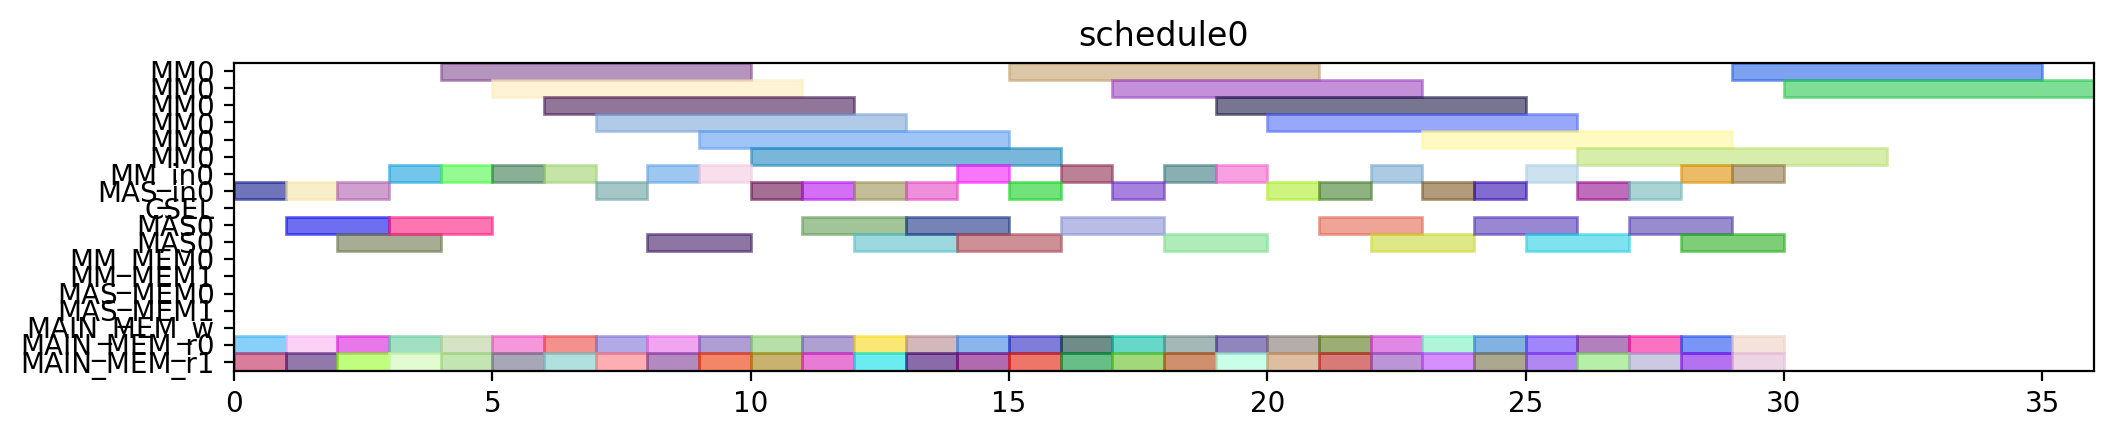

Write Python code to recreate this figure.
from pyschedule import Scenario, solvers, plotters, alt


def solve():
	horizon = 120
	S = Scenario("schedule0", horizon=horizon)

	# resource
	MM = S.Resources('MM', num=1, size=6)
	MM_in = S.Resources('MM_in', num=1)
	MAS_in = S.Resources('MAS_in', num=1)
	CSEL = S.Resource('CSEL')
	MAS = S.Resources('MAS', num=1, size=2, periods=range(1, horizon))
	MM_MEM = S.Resources('MM_MEM', num=2)
	MAS_MEM = S.Resources('MAS_MEM', num=2)
	MAIN_MEM_w = S.Resource('MAIN_MEM_w', size=1)
	MAIN_MEM_r = S.Resources('MAIN_MEM_r', num=2)

	# result of previous scheduling

	# new tasks
	t1_t0 = S.Task('t1_t0', length=6, delay_cost=1)
	t1_t0 += alt(MM)
	t1_t0_in = S.Task('t1_t0_in', length=1, delay_cost=1)
	t1_t0_in += alt(MM_in)
	S += t1_t0_in*MM_in[0]<=t1_t0*MM[0]
	t1_t0_mem0 = S.Task('t1_t0_mem0', length=1, delay_cost=1)
	t1_t0_mem0 += MAIN_MEM_r[0]
	S += t1_t0_mem0 <= t1_t0

	t1_t0_mem1 = S.Task('t1_t0_mem1', length=1, delay_cost=1)
	t1_t0_mem1 += MAIN_MEM_r[1]
	S += t1_t0_mem1 <= t1_t0

	t1_t1 = S.Task('t1_t1', length=6, delay_cost=1)
	t1_t1 += alt(MM)
	t1_t1_in = S.Task('t1_t1_in', length=1, delay_cost=1)
	t1_t1_in += alt(MM_in)
	S += t1_t1_in*MM_in[0]<=t1_t1*MM[0]
	t1_t1_mem0 = S.Task('t1_t1_mem0', length=1, delay_cost=1)
	t1_t1_mem0 += MAIN_MEM_r[0]
	S += t1_t1_mem0 <= t1_t1

	t1_t1_mem1 = S.Task('t1_t1_mem1', length=1, delay_cost=1)
	t1_t1_mem1 += MAIN_MEM_r[1]
	S += t1_t1_mem1 <= t1_t1

	t1_t2 = S.Task('t1_t2', length=2, delay_cost=1)
	t1_t2 += alt(MAS)
	t1_t2_in = S.Task('t1_t2_in', length=1, delay_cost=1)
	t1_t2_in += alt(MAS_in)
	S += t1_t2_in*MAS_in[0]<=t1_t2*MAS[0]

	t1_t2_mem0 = S.Task('t1_t2_mem0', length=1, delay_cost=1)
	t1_t2_mem0 += MAIN_MEM_r[0]
	S += t1_t2_mem0 <= t1_t2

	t1_t2_mem1 = S.Task('t1_t2_mem1', length=1, delay_cost=1)
	t1_t2_mem1 += MAIN_MEM_r[1]
	S += t1_t2_mem1 <= t1_t2

	t1_t3 = S.Task('t1_t3', length=2, delay_cost=1)
	t1_t3 += alt(MAS)
	t1_t3_in = S.Task('t1_t3_in', length=1, delay_cost=1)
	t1_t3_in += alt(MAS_in)
	S += t1_t3_in*MAS_in[0]<=t1_t3*MAS[0]

	t1_t3_mem0 = S.Task('t1_t3_mem0', length=1, delay_cost=1)
	t1_t3_mem0 += MAIN_MEM_r[0]
	S += t1_t3_mem0 <= t1_t3

	t1_t3_mem1 = S.Task('t1_t3_mem1', length=1, delay_cost=1)
	t1_t3_mem1 += MAIN_MEM_r[1]
	S += t1_t3_mem1 <= t1_t3

	t2_t0 = S.Task('t2_t0', length=6, delay_cost=1)
	t2_t0 += alt(MM)
	t2_t0_in = S.Task('t2_t0_in', length=1, delay_cost=1)
	t2_t0_in += alt(MM_in)
	S += t2_t0_in*MM_in[0]<=t2_t0*MM[0]
	t2_t0_mem0 = S.Task('t2_t0_mem0', length=1, delay_cost=1)
	t2_t0_mem0 += MAIN_MEM_r[0]
	S += t2_t0_mem0 <= t2_t0

	t2_t0_mem1 = S.Task('t2_t0_mem1', length=1, delay_cost=1)
	t2_t0_mem1 += MAIN_MEM_r[1]
	S += t2_t0_mem1 <= t2_t0

	t2_t1 = S.Task('t2_t1', length=6, delay_cost=1)
	t2_t1 += alt(MM)
	t2_t1_in = S.Task('t2_t1_in', length=1, delay_cost=1)
	t2_t1_in += alt(MM_in)
	S += t2_t1_in*MM_in[0]<=t2_t1*MM[0]
	t2_t1_mem0 = S.Task('t2_t1_mem0', length=1, delay_cost=1)
	t2_t1_mem0 += MAIN_MEM_r[0]
	S += t2_t1_mem0 <= t2_t1

	t2_t1_mem1 = S.Task('t2_t1_mem1', length=1, delay_cost=1)
	t2_t1_mem1 += MAIN_MEM_r[1]
	S += t2_t1_mem1 <= t2_t1

	t2_t2 = S.Task('t2_t2', length=2, delay_cost=1)
	t2_t2 += alt(MAS)
	t2_t2_in = S.Task('t2_t2_in', length=1, delay_cost=1)
	t2_t2_in += alt(MAS_in)
	S += t2_t2_in*MAS_in[0]<=t2_t2*MAS[0]

	t2_t2_mem0 = S.Task('t2_t2_mem0', length=1, delay_cost=1)
	t2_t2_mem0 += MAIN_MEM_r[0]
	S += t2_t2_mem0 <= t2_t2

	t2_t2_mem1 = S.Task('t2_t2_mem1', length=1, delay_cost=1)
	t2_t2_mem1 += MAIN_MEM_r[1]
	S += t2_t2_mem1 <= t2_t2

	t2_t3 = S.Task('t2_t3', length=2, delay_cost=1)
	t2_t3 += alt(MAS)
	t2_t3_in = S.Task('t2_t3_in', length=1, delay_cost=1)
	t2_t3_in += alt(MAS_in)
	S += t2_t3_in*MAS_in[0]<=t2_t3*MAS[0]

	t2_t3_mem0 = S.Task('t2_t3_mem0', length=1, delay_cost=1)
	t2_t3_mem0 += MAIN_MEM_r[0]
	S += t2_t3_mem0 <= t2_t3

	t2_t3_mem1 = S.Task('t2_t3_mem1', length=1, delay_cost=1)
	t2_t3_mem1 += MAIN_MEM_r[1]
	S += t2_t3_mem1 <= t2_t3

	t0_t0 = S.Task('t0_t0', length=6, delay_cost=1)
	t0_t0 += alt(MM)
	t0_t0_in = S.Task('t0_t0_in', length=1, delay_cost=1)
	t0_t0_in += alt(MM_in)
	S += t0_t0_in*MM_in[0]<=t0_t0*MM[0]
	t0_t0_mem0 = S.Task('t0_t0_mem0', length=1, delay_cost=1)
	t0_t0_mem0 += MAIN_MEM_r[0]
	S += t0_t0_mem0 <= t0_t0

	t0_t0_mem1 = S.Task('t0_t0_mem1', length=1, delay_cost=1)
	t0_t0_mem1 += MAIN_MEM_r[1]
	S += t0_t0_mem1 <= t0_t0

	t0_t1 = S.Task('t0_t1', length=6, delay_cost=1)
	t0_t1 += alt(MM)
	t0_t1_in = S.Task('t0_t1_in', length=1, delay_cost=1)
	t0_t1_in += alt(MM_in)
	S += t0_t1_in*MM_in[0]<=t0_t1*MM[0]
	t0_t1_mem0 = S.Task('t0_t1_mem0', length=1, delay_cost=1)
	t0_t1_mem0 += MAIN_MEM_r[0]
	S += t0_t1_mem0 <= t0_t1

	t0_t1_mem1 = S.Task('t0_t1_mem1', length=1, delay_cost=1)
	t0_t1_mem1 += MAIN_MEM_r[1]
	S += t0_t1_mem1 <= t0_t1

	t0_t2 = S.Task('t0_t2', length=2, delay_cost=1)
	t0_t2 += alt(MAS)
	t0_t2_in = S.Task('t0_t2_in', length=1, delay_cost=1)
	t0_t2_in += alt(MAS_in)
	S += t0_t2_in*MAS_in[0]<=t0_t2*MAS[0]

	t0_t2_mem0 = S.Task('t0_t2_mem0', length=1, delay_cost=1)
	t0_t2_mem0 += MAIN_MEM_r[0]
	S += t0_t2_mem0 <= t0_t2

	t0_t2_mem1 = S.Task('t0_t2_mem1', length=1, delay_cost=1)
	t0_t2_mem1 += MAIN_MEM_r[1]
	S += t0_t2_mem1 <= t0_t2

	t0_t3 = S.Task('t0_t3', length=2, delay_cost=1)
	t0_t3 += alt(MAS)
	t0_t3_in = S.Task('t0_t3_in', length=1, delay_cost=1)
	t0_t3_in += alt(MAS_in)
	S += t0_t3_in*MAS_in[0]<=t0_t3*MAS[0]

	t0_t3_mem0 = S.Task('t0_t3_mem0', length=1, delay_cost=1)
	t0_t3_mem0 += MAIN_MEM_r[0]
	S += t0_t3_mem0 <= t0_t3

	t0_t3_mem1 = S.Task('t0_t3_mem1', length=1, delay_cost=1)
	t0_t3_mem1 += MAIN_MEM_r[1]
	S += t0_t3_mem1 <= t0_t3

	t4_t0_t0 = S.Task('t4_t0_t0', length=6, delay_cost=1)
	t4_t0_t0 += alt(MM)
	t4_t0_t0_in = S.Task('t4_t0_t0_in', length=1, delay_cost=1)
	t4_t0_t0_in += alt(MM_in)
	S += t4_t0_t0_in*MM_in[0]<=t4_t0_t0*MM[0]
	t4_t0_t0_mem0 = S.Task('t4_t0_t0_mem0', length=1, delay_cost=1)
	t4_t0_t0_mem0 += MAIN_MEM_r[0]
	S += t4_t0_t0_mem0 <= t4_t0_t0

	t4_t0_t0_mem1 = S.Task('t4_t0_t0_mem1', length=1, delay_cost=1)
	t4_t0_t0_mem1 += MAIN_MEM_r[1]
	S += t4_t0_t0_mem1 <= t4_t0_t0

	t4_t0_t1 = S.Task('t4_t0_t1', length=6, delay_cost=1)
	t4_t0_t1 += alt(MM)
	t4_t0_t1_in = S.Task('t4_t0_t1_in', length=1, delay_cost=1)
	t4_t0_t1_in += alt(MM_in)
	S += t4_t0_t1_in*MM_in[0]<=t4_t0_t1*MM[0]
	t4_t0_t1_mem0 = S.Task('t4_t0_t1_mem0', length=1, delay_cost=1)
	t4_t0_t1_mem0 += MAIN_MEM_r[0]
	S += t4_t0_t1_mem0 <= t4_t0_t1

	t4_t0_t1_mem1 = S.Task('t4_t0_t1_mem1', length=1, delay_cost=1)
	t4_t0_t1_mem1 += MAIN_MEM_r[1]
	S += t4_t0_t1_mem1 <= t4_t0_t1

	t4_t0_t2 = S.Task('t4_t0_t2', length=2, delay_cost=1)
	t4_t0_t2 += alt(MAS)
	t4_t0_t2_in = S.Task('t4_t0_t2_in', length=1, delay_cost=1)
	t4_t0_t2_in += alt(MAS_in)
	S += t4_t0_t2_in*MAS_in[0]<=t4_t0_t2*MAS[0]

	t4_t0_t2_mem0 = S.Task('t4_t0_t2_mem0', length=1, delay_cost=1)
	t4_t0_t2_mem0 += MAIN_MEM_r[0]
	S += t4_t0_t2_mem0 <= t4_t0_t2

	t4_t0_t2_mem1 = S.Task('t4_t0_t2_mem1', length=1, delay_cost=1)
	t4_t0_t2_mem1 += MAIN_MEM_r[1]
	S += t4_t0_t2_mem1 <= t4_t0_t2

	t4_t0_t3 = S.Task('t4_t0_t3', length=2, delay_cost=1)
	t4_t0_t3 += alt(MAS)
	t4_t0_t3_in = S.Task('t4_t0_t3_in', length=1, delay_cost=1)
	t4_t0_t3_in += alt(MAS_in)
	S += t4_t0_t3_in*MAS_in[0]<=t4_t0_t3*MAS[0]

	t4_t0_t3_mem0 = S.Task('t4_t0_t3_mem0', length=1, delay_cost=1)
	t4_t0_t3_mem0 += MAIN_MEM_r[0]
	S += t4_t0_t3_mem0 <= t4_t0_t3

	t4_t0_t3_mem1 = S.Task('t4_t0_t3_mem1', length=1, delay_cost=1)
	t4_t0_t3_mem1 += MAIN_MEM_r[1]
	S += t4_t0_t3_mem1 <= t4_t0_t3

	t4_t1_t0 = S.Task('t4_t1_t0', length=6, delay_cost=1)
	t4_t1_t0 += alt(MM)
	t4_t1_t0_in = S.Task('t4_t1_t0_in', length=1, delay_cost=1)
	t4_t1_t0_in += alt(MM_in)
	S += t4_t1_t0_in*MM_in[0]<=t4_t1_t0*MM[0]
	t4_t1_t0_mem0 = S.Task('t4_t1_t0_mem0', length=1, delay_cost=1)
	t4_t1_t0_mem0 += MAIN_MEM_r[0]
	S += t4_t1_t0_mem0 <= t4_t1_t0

	t4_t1_t0_mem1 = S.Task('t4_t1_t0_mem1', length=1, delay_cost=1)
	t4_t1_t0_mem1 += MAIN_MEM_r[1]
	S += t4_t1_t0_mem1 <= t4_t1_t0

	t4_t1_t1 = S.Task('t4_t1_t1', length=6, delay_cost=1)
	t4_t1_t1 += alt(MM)
	t4_t1_t1_in = S.Task('t4_t1_t1_in', length=1, delay_cost=1)
	t4_t1_t1_in += alt(MM_in)
	S += t4_t1_t1_in*MM_in[0]<=t4_t1_t1*MM[0]
	t4_t1_t1_mem0 = S.Task('t4_t1_t1_mem0', length=1, delay_cost=1)
	t4_t1_t1_mem0 += MAIN_MEM_r[0]
	S += t4_t1_t1_mem0 <= t4_t1_t1

	t4_t1_t1_mem1 = S.Task('t4_t1_t1_mem1', length=1, delay_cost=1)
	t4_t1_t1_mem1 += MAIN_MEM_r[1]
	S += t4_t1_t1_mem1 <= t4_t1_t1

	t4_t1_t2 = S.Task('t4_t1_t2', length=2, delay_cost=1)
	t4_t1_t2 += alt(MAS)
	t4_t1_t2_in = S.Task('t4_t1_t2_in', length=1, delay_cost=1)
	t4_t1_t2_in += alt(MAS_in)
	S += t4_t1_t2_in*MAS_in[0]<=t4_t1_t2*MAS[0]

	t4_t1_t2_mem0 = S.Task('t4_t1_t2_mem0', length=1, delay_cost=1)
	t4_t1_t2_mem0 += MAIN_MEM_r[0]
	S += t4_t1_t2_mem0 <= t4_t1_t2

	t4_t1_t2_mem1 = S.Task('t4_t1_t2_mem1', length=1, delay_cost=1)
	t4_t1_t2_mem1 += MAIN_MEM_r[1]
	S += t4_t1_t2_mem1 <= t4_t1_t2

	t4_t1_t3 = S.Task('t4_t1_t3', length=2, delay_cost=1)
	t4_t1_t3 += alt(MAS)
	t4_t1_t3_in = S.Task('t4_t1_t3_in', length=1, delay_cost=1)
	t4_t1_t3_in += alt(MAS_in)
	S += t4_t1_t3_in*MAS_in[0]<=t4_t1_t3*MAS[0]

	t4_t1_t3_mem0 = S.Task('t4_t1_t3_mem0', length=1, delay_cost=1)
	t4_t1_t3_mem0 += MAIN_MEM_r[0]
	S += t4_t1_t3_mem0 <= t4_t1_t3

	t4_t1_t3_mem1 = S.Task('t4_t1_t3_mem1', length=1, delay_cost=1)
	t4_t1_t3_mem1 += MAIN_MEM_r[1]
	S += t4_t1_t3_mem1 <= t4_t1_t3

	t4_t2_t0 = S.Task('t4_t2_t0', length=6, delay_cost=1)
	t4_t2_t0 += alt(MM)
	t4_t2_t0_in = S.Task('t4_t2_t0_in', length=1, delay_cost=1)
	t4_t2_t0_in += alt(MM_in)
	S += t4_t2_t0_in*MM_in[0]<=t4_t2_t0*MM[0]
	t4_t2_t0_mem0 = S.Task('t4_t2_t0_mem0', length=1, delay_cost=1)
	t4_t2_t0_mem0 += MAIN_MEM_r[0]
	S += t4_t2_t0_mem0 <= t4_t2_t0

	t4_t2_t0_mem1 = S.Task('t4_t2_t0_mem1', length=1, delay_cost=1)
	t4_t2_t0_mem1 += MAIN_MEM_r[1]
	S += t4_t2_t0_mem1 <= t4_t2_t0

	t4_t2_t1 = S.Task('t4_t2_t1', length=6, delay_cost=1)
	t4_t2_t1 += alt(MM)
	t4_t2_t1_in = S.Task('t4_t2_t1_in', length=1, delay_cost=1)
	t4_t2_t1_in += alt(MM_in)
	S += t4_t2_t1_in*MM_in[0]<=t4_t2_t1*MM[0]
	t4_t2_t1_mem0 = S.Task('t4_t2_t1_mem0', length=1, delay_cost=1)
	t4_t2_t1_mem0 += MAIN_MEM_r[0]
	S += t4_t2_t1_mem0 <= t4_t2_t1

	t4_t2_t1_mem1 = S.Task('t4_t2_t1_mem1', length=1, delay_cost=1)
	t4_t2_t1_mem1 += MAIN_MEM_r[1]
	S += t4_t2_t1_mem1 <= t4_t2_t1

	t4_t2_t2 = S.Task('t4_t2_t2', length=2, delay_cost=1)
	t4_t2_t2 += alt(MAS)
	t4_t2_t2_in = S.Task('t4_t2_t2_in', length=1, delay_cost=1)
	t4_t2_t2_in += alt(MAS_in)
	S += t4_t2_t2_in*MAS_in[0]<=t4_t2_t2*MAS[0]

	t4_t2_t2_mem0 = S.Task('t4_t2_t2_mem0', length=1, delay_cost=1)
	t4_t2_t2_mem0 += MAIN_MEM_r[0]
	S += t4_t2_t2_mem0 <= t4_t2_t2

	t4_t2_t2_mem1 = S.Task('t4_t2_t2_mem1', length=1, delay_cost=1)
	t4_t2_t2_mem1 += MAIN_MEM_r[1]
	S += t4_t2_t2_mem1 <= t4_t2_t2

	t4_t2_t3 = S.Task('t4_t2_t3', length=2, delay_cost=1)
	t4_t2_t3 += alt(MAS)
	t4_t2_t3_in = S.Task('t4_t2_t3_in', length=1, delay_cost=1)
	t4_t2_t3_in += alt(MAS_in)
	S += t4_t2_t3_in*MAS_in[0]<=t4_t2_t3*MAS[0]

	t4_t2_t3_mem0 = S.Task('t4_t2_t3_mem0', length=1, delay_cost=1)
	t4_t2_t3_mem0 += MAIN_MEM_r[0]
	S += t4_t2_t3_mem0 <= t4_t2_t3

	t4_t2_t3_mem1 = S.Task('t4_t2_t3_mem1', length=1, delay_cost=1)
	t4_t2_t3_mem1 += MAIN_MEM_r[1]
	S += t4_t2_t3_mem1 <= t4_t2_t3

	t4_t40 = S.Task('t4_t40', length=2, delay_cost=1)
	t4_t40 += alt(MAS)
	t4_t40_in = S.Task('t4_t40_in', length=1, delay_cost=1)
	t4_t40_in += alt(MAS_in)
	S += t4_t40_in*MAS_in[0]<=t4_t40*MAS[0]

	t4_t40_mem0 = S.Task('t4_t40_mem0', length=1, delay_cost=1)
	t4_t40_mem0 += MAIN_MEM_r[0]
	S += t4_t40_mem0 <= t4_t40

	t4_t40_mem1 = S.Task('t4_t40_mem1', length=1, delay_cost=1)
	t4_t40_mem1 += MAIN_MEM_r[1]
	S += t4_t40_mem1 <= t4_t40

	t4_t41 = S.Task('t4_t41', length=2, delay_cost=1)
	t4_t41 += alt(MAS)
	t4_t41_in = S.Task('t4_t41_in', length=1, delay_cost=1)
	t4_t41_in += alt(MAS_in)
	S += t4_t41_in*MAS_in[0]<=t4_t41*MAS[0]

	t4_t41_mem0 = S.Task('t4_t41_mem0', length=1, delay_cost=1)
	t4_t41_mem0 += MAIN_MEM_r[0]
	S += t4_t41_mem0 <= t4_t41

	t4_t41_mem1 = S.Task('t4_t41_mem1', length=1, delay_cost=1)
	t4_t41_mem1 += MAIN_MEM_r[1]
	S += t4_t41_mem1 <= t4_t41

	t4_t50 = S.Task('t4_t50', length=2, delay_cost=1)
	t4_t50 += alt(MAS)
	t4_t50_in = S.Task('t4_t50_in', length=1, delay_cost=1)
	t4_t50_in += alt(MAS_in)
	S += t4_t50_in*MAS_in[0]<=t4_t50*MAS[0]

	t4_t50_mem0 = S.Task('t4_t50_mem0', length=1, delay_cost=1)
	t4_t50_mem0 += MAIN_MEM_r[0]
	S += t4_t50_mem0 <= t4_t50

	t4_t50_mem1 = S.Task('t4_t50_mem1', length=1, delay_cost=1)
	t4_t50_mem1 += MAIN_MEM_r[1]
	S += t4_t50_mem1 <= t4_t50

	t4_t51 = S.Task('t4_t51', length=2, delay_cost=1)
	t4_t51 += alt(MAS)
	t4_t51_in = S.Task('t4_t51_in', length=1, delay_cost=1)
	t4_t51_in += alt(MAS_in)
	S += t4_t51_in*MAS_in[0]<=t4_t51*MAS[0]

	t4_t51_mem0 = S.Task('t4_t51_mem0', length=1, delay_cost=1)
	t4_t51_mem0 += MAIN_MEM_r[0]
	S += t4_t51_mem0 <= t4_t51

	t4_t51_mem1 = S.Task('t4_t51_mem1', length=1, delay_cost=1)
	t4_t51_mem1 += MAIN_MEM_r[1]
	S += t4_t51_mem1 <= t4_t51

	t4_t8_t0 = S.Task('t4_t8_t0', length=6, delay_cost=1)
	t4_t8_t0 += alt(MM)
	t4_t8_t0_in = S.Task('t4_t8_t0_in', length=1, delay_cost=1)
	t4_t8_t0_in += alt(MM_in)
	S += t4_t8_t0_in*MM_in[0]<=t4_t8_t0*MM[0]
	t4_t8_t0_mem0 = S.Task('t4_t8_t0_mem0', length=1, delay_cost=1)
	t4_t8_t0_mem0 += MAIN_MEM_r[0]
	S += t4_t8_t0_mem0 <= t4_t8_t0

	t4_t8_t0_mem1 = S.Task('t4_t8_t0_mem1', length=1, delay_cost=1)
	t4_t8_t0_mem1 += MAIN_MEM_r[1]
	S += t4_t8_t0_mem1 <= t4_t8_t0

	t4_t8_t1 = S.Task('t4_t8_t1', length=6, delay_cost=1)
	t4_t8_t1 += alt(MM)
	t4_t8_t1_in = S.Task('t4_t8_t1_in', length=1, delay_cost=1)
	t4_t8_t1_in += alt(MM_in)
	S += t4_t8_t1_in*MM_in[0]<=t4_t8_t1*MM[0]
	t4_t8_t1_mem0 = S.Task('t4_t8_t1_mem0', length=1, delay_cost=1)
	t4_t8_t1_mem0 += MAIN_MEM_r[0]
	S += t4_t8_t1_mem0 <= t4_t8_t1

	t4_t8_t1_mem1 = S.Task('t4_t8_t1_mem1', length=1, delay_cost=1)
	t4_t8_t1_mem1 += MAIN_MEM_r[1]
	S += t4_t8_t1_mem1 <= t4_t8_t1

	solvers.mip.solve(S,msg=1,kind='CPLEX',ratio_gap=1.01)

	solution = [['hoge']*len(S.solution()[1]) for i in range(len(S.solution()))]
	for i in range(len(S.solution())):
		for j in range(len(S.solution()[i])):
			solution[i][j]=str(S.solution()[i][j])
	print(solution)

	cycles = int(solution[-1][3])

	pic_file_name = "/mnt/rose/usr1/fukuda/ABE/multiRAM_multiMAS_16mux/scheduling_result/stage6MM1_stage2MAS1/SPARSE/schedule0.png"
	if(S.solution() != []):
		plotters.matplotlib.plot(S,img_filename=pic_file_name, show_task_labels=False, fig_size=(cycles*0.25+3, 2))

	return solution
